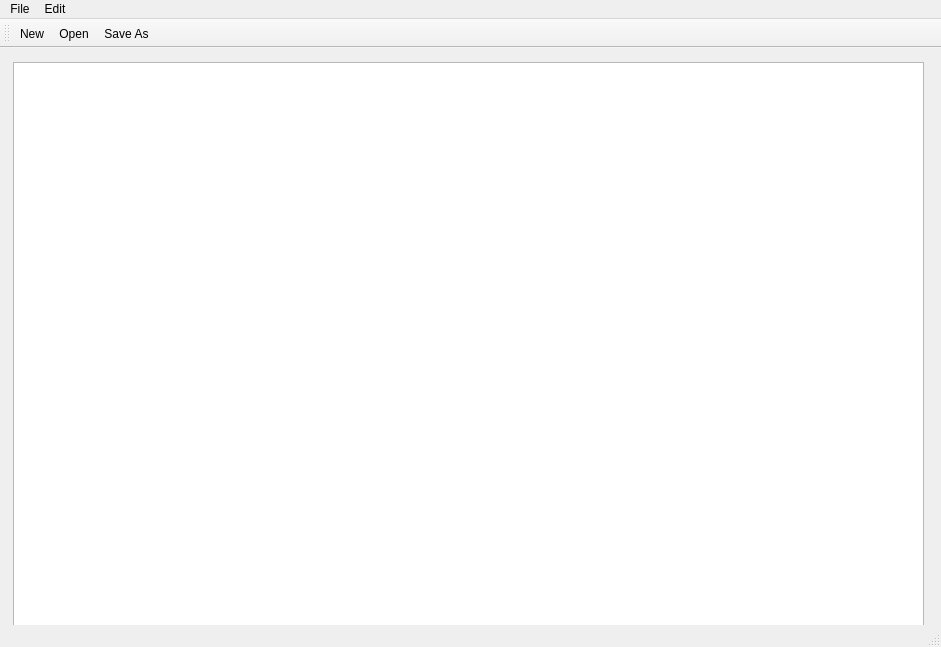
<?xml version="1.0" encoding="UTF-8"?>
<ui version="4.0">
 <class>MainWindow</class>
 <widget class="QMainWindow" name="MainWindow">
  <property name="geometry">
   <rect>
    <x>0</x>
    <y>0</y>
    <width>941</width>
    <height>647</height>
   </rect>
  </property>
  <property name="windowTitle">
   <string>MainWindow</string>
  </property>
  <widget class="QWidget" name="centralwidget">
   <widget class="QTextEdit" name="textEdit">
    <property name="geometry">
     <rect>
      <x>13</x>
      <y>14</y>
      <width>911</width>
      <height>571</height>
     </rect>
    </property>
   </widget>
  </widget>
  <widget class="QMenuBar" name="menubar">
   <property name="geometry">
    <rect>
     <x>0</x>
     <y>0</y>
     <width>941</width>
     <height>25</height>
    </rect>
   </property>
   <widget class="QMenu" name="menuFile">
    <property name="title">
     <string>File</string>
    </property>
    <addaction name="actionNew"/>
    <addaction name="actionOpen"/>
    <addaction name="actionSave"/>
    <addaction name="actionPrint"/>
    <addaction name="actionExit"/>
   </widget>
   <widget class="QMenu" name="menuEdit">
    <property name="title">
     <string>Edit</string>
    </property>
    <addaction name="actionCopy"/>
    <addaction name="actionPaste"/>
    <addaction name="actionCut"/>
    <addaction name="actionUndo"/>
    <addaction name="actionRedo"/>
   </widget>
   <addaction name="menuFile"/>
   <addaction name="menuEdit"/>
  </widget>
  <widget class="QStatusBar" name="statusbar"/>
  <widget class="QToolBar" name="toolBar">
   <property name="windowTitle">
    <string>toolBar</string>
   </property>
   <attribute name="toolBarArea">
    <enum>TopToolBarArea</enum>
   </attribute>
   <attribute name="toolBarBreak">
    <bool>false</bool>
   </attribute>
   <addaction name="actionNew"/>
   <addaction name="actionOpen"/>
   <addaction name="actionSave"/>
  </widget>
  <action name="actionNew">
   <property name="icon">
    <iconset resource="Resources.qrc">
     <normaloff>:/images/Icons/New.bmp</normaloff>:/images/Icons/New.bmp</iconset>
   </property>
   <property name="text">
    <string>New</string>
   </property>
  </action>
  <action name="actionOpen">
   <property name="icon">
    <iconset resource="Resources.qrc">
     <normaloff>:/images/Icons/Open.bmp</normaloff>:/images/Icons/Open.bmp</iconset>
   </property>
   <property name="text">
    <string>Open</string>
   </property>
  </action>
  <action name="actionSave">
   <property name="icon">
    <iconset resource="Resources.qrc">
     <normaloff>:/images/Icons/Save.bmp</normaloff>:/images/Icons/Save.bmp</iconset>
   </property>
   <property name="text">
    <string>Save As</string>
   </property>
  </action>
  <action name="actionPrint">
   <property name="text">
    <string>Print</string>
   </property>
  </action>
  <action name="actionCopy">
   <property name="icon">
    <iconset resource="Resources.qrc">
     <normaloff>:/images/Icons/Copy.bmp</normaloff>:/images/Icons/Copy.bmp</iconset>
   </property>
   <property name="text">
    <string>Copy</string>
   </property>
  </action>
  <action name="actionPaste">
   <property name="icon">
    <iconset resource="Resources.qrc">
     <normaloff>:/images/Icons/Paste.bmp</normaloff>:/images/Icons/Paste.bmp</iconset>
   </property>
   <property name="text">
    <string>Paste</string>
   </property>
  </action>
  <action name="actionCut">
   <property name="icon">
    <iconset resource="Resources.qrc">
     <normaloff>:/images/Icons/Cut.bmp</normaloff>:/images/Icons/Cut.bmp</iconset>
   </property>
   <property name="text">
    <string>Cut</string>
   </property>
  </action>
  <action name="actionUndo">
   <property name="text">
    <string>Undo</string>
   </property>
  </action>
  <action name="actionRedo">
   <property name="text">
    <string>Redo</string>
   </property>
  </action>
  <action name="actionExit">
   <property name="text">
    <string>Exit</string>
   </property>
  </action>
 </widget>
 <resources>
  <include location="Resources.qrc"/>
 </resources>
 <connections/>
</ui>
